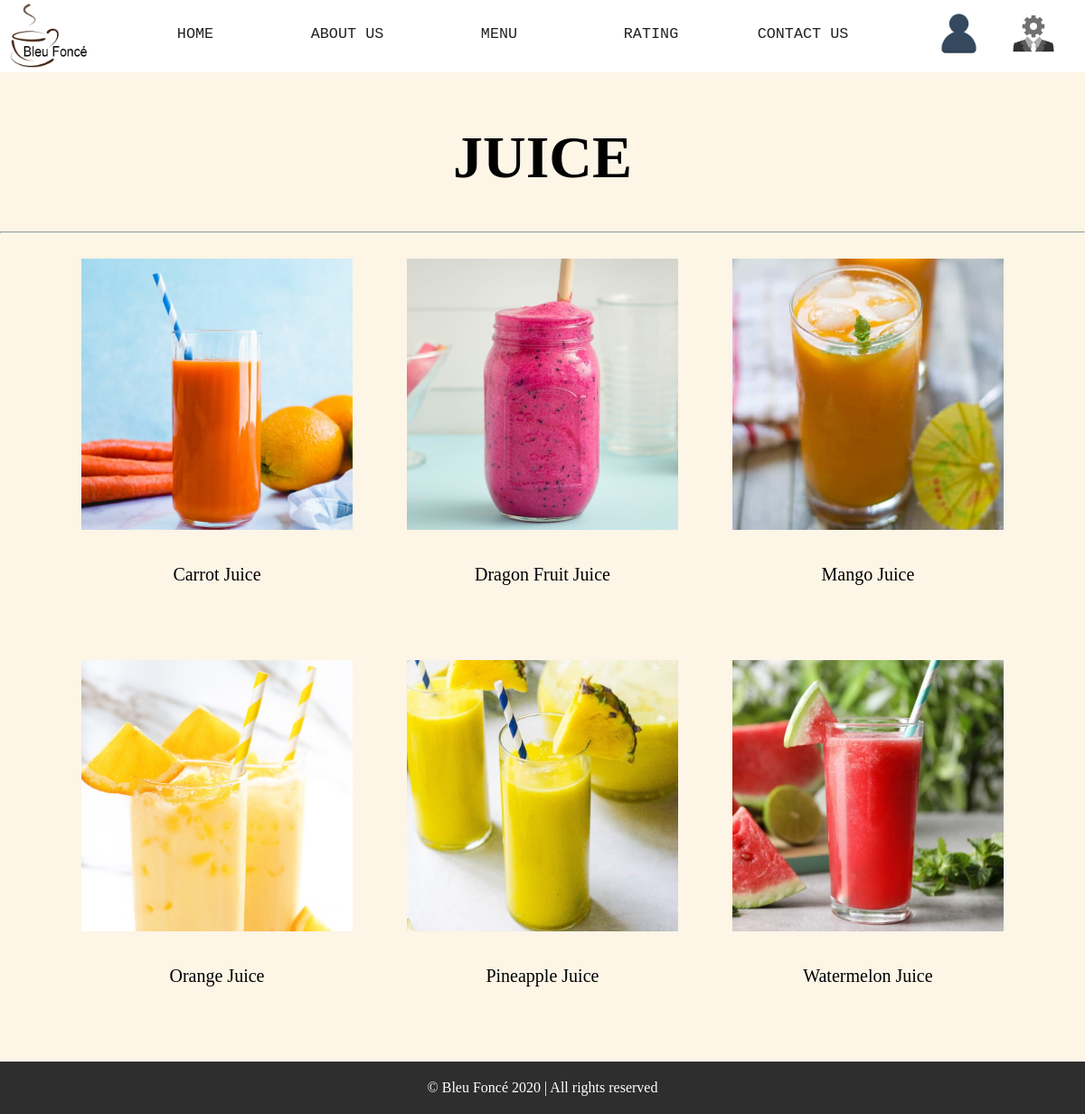
/USER/MenuJuice.php, run on the app's committed database.
### tables this page shows
CREATE TABLE IF NOT EXISTS `menu_juice` (
  `juice_ID` int(11) NOT NULL,
  `juice_name` varchar(100) NOT NULL,
  `juice_img_name` varchar(100) NOT NULL,
  `juice_price` double NOT NULL,
  PRIMARY KEY (`juice_ID`)
);

### USER/MenuJuice.php (the view, shortened to what this page needs)
<?php
	include("dataconnection.php");
?>
<html>
<head>
	<link rel="stylesheet" href="userfooter.css">
	<link rel="stylesheet" href="userheader.css">
	<link rel="stylesheet" href="userheader2.css">
</head>
<body>
<?php
if(!isset($_SESSION["checklogin"]) ||  $_SESSION["checklogin"]!==true) {
?>
<div class="sidebar">
		<nav>
			<div class="nllogo"><img src="http://localhost/fyp/header/transparentlogo.png" alt="logo image"></img></div>
			<div class="nlmain">
				<dl>
					<a href="http://localhost/fyp/index.php"><dt class="aa"><p>HOME</p></dt></a>
					<a href="http://localhost/fyp/INDEX/OurStory.php"><dt class="aa"><p>ABOUT US</p></dt></a>
					<dt class="ab"><a href="http://localhost/fyp/USER/Menu.php"><p>MENU</p></a>
					</dt>
					<a href="http://localhost/fyp/INDEX/RateBoard.php"><dt class="ac"><p>RATING</p></dt></a>
					<a href="http://localhost/fyp/INDEX/COntactUs.php"><dt class="ad"><p>CONTACT US</p></dt></a>
				</dl>
			</div>
			<div class="nlimg1">
				<a href="http://localhost/fyp/ADMIN/A.Login.php"><img src="http://localhost/fyp/icon/admin.png" alt="adminLogin" title="Admin Login"/></a>
			</div>
			<div class="nlimg2">
				<a href="http://localhost/fyp/USER/userlogin.php"><img src="http://localhost/fyp/icon/user.png" alt="userLogin" title="User Login"/></a>
			</div>
		</nav>
	</div>
<?php
}?>
	<h1> JUICE </h1>
	<hr/>
	<div id="m">
	<?php
		$data="SELECT * FROM menu_juice ORDER BY juice_name ASC";
		$result=mysqli_query($connect, $data);
		if(mysqli_num_rows($result)>0)
		{
			while($row=mysqli_fetch_array($result))
			{
				?><div id="box"><?php
				echo"";?> <div id="img"><img src="<?php echo $row["juice_img_name"]; ?>"/></div>
				<span id="text"><p><?php echo $row["juice_name"]."<br><br>";?> </p></span>
				</div>
				<?php
			}
		}
		else
		{
			echo"0 results";
		}
	?>
	</div>
	<div id="footer">
		<p>© Bleu Foncé 2020 | All rights reserved</p>
	</div>
</body>
</html>

### USER/userfooter.css (style rules this page uses)
#footer { width: 100%; background-color: #2e2e2e; color: white; text-align: center; margin-top: 20px; font-family:times new roman; font-size:16px; }
#footer p { margin-bottom:0px; margin-top:auto; padding-top:20px; padding-bottom:20px; }

### USER/userheader.css (style rules this page uses)
body { background: #FDF5E6; margin:0px; }
nav { width:100%; height: 80px; background-color:#fff; margin-bottom:1%; }
.nllogo { width:11%; height:100%; float: left; }
.nllogo img { width:65%; margin-top:3%; margin-left: 8%; }
.nlmain { float: left; width:70%; height:100%; }
.nlmain a { color:#222; text-decoration:none; }
.nlmain dl { width:100%; height:100%; margin:0px; }
.nlmain dl dt { float: left; width: 20%; height:100%; }
.nlmain dl dt p { font-size: 1.4vw; font-family:"Courier New"; text-align:center; margin-top:16.5%; }
.nlimg1, .nlimg2 { width:9.5%; height:100%; float:right; }
.nlimg1 { text-align:center; }
.nlimg2 { text-align:right; }
.nlimg1 img, .nlimg2 img { width:45%; margin-top: 10%; }

### USER/userheader2.css (style rules this page uses)
body { background: #FDF5E6; margin:0px; }
nav { width:100%; height: 80px; background-color:#fff; margin-bottom:1%; }

### USER/MenuJuice.php (style rules this page uses)
body { background-color: #FDF5E6; }
h1 { text-align: center; font-size: 5.5vw; }
#m { width:90%; margin-right: auto; margin-left: auto; }
#box { margin-top: 20px; margin-bottom: 20px; float: left; width:33.33%; text-align: center; }
#img { width:300px; margin-left: auto; margin-right: auto; height: 300px; }
#img img { height: 100%; width:100%; }
#text p { font-size:20px; padding-top:5%; }

### data on the page
menu_juice: juice_img_name (picture), juice_name "Carrot Juice"
menu_juice: juice_img_name (picture), juice_name "Dragon Fruit Juice"
menu_juice: juice_img_name (picture), juice_name "Mango Juice"
menu_juice: juice_img_name (picture), juice_name "Orange Juice"
menu_juice: juice_img_name (picture), juice_name "Pineapple Juice"
menu_juice: juice_img_name (picture), juice_name "Watermelon Juice"
